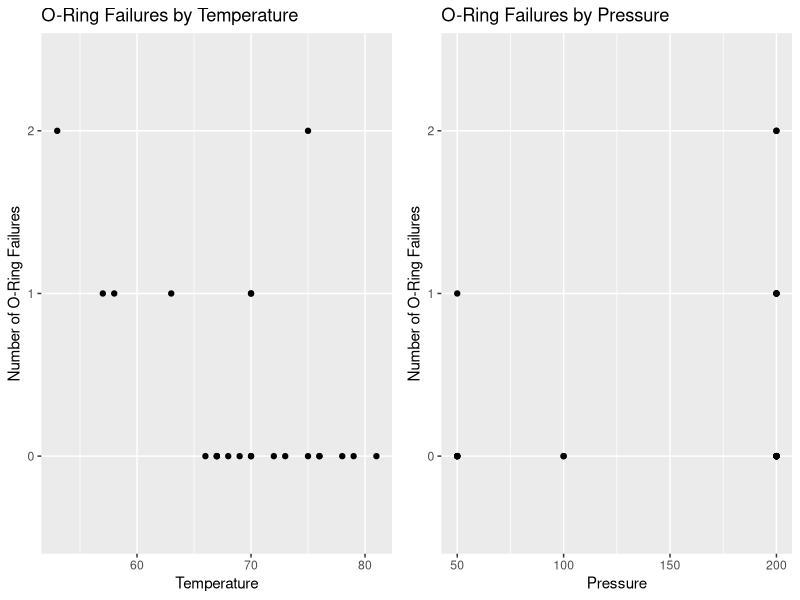
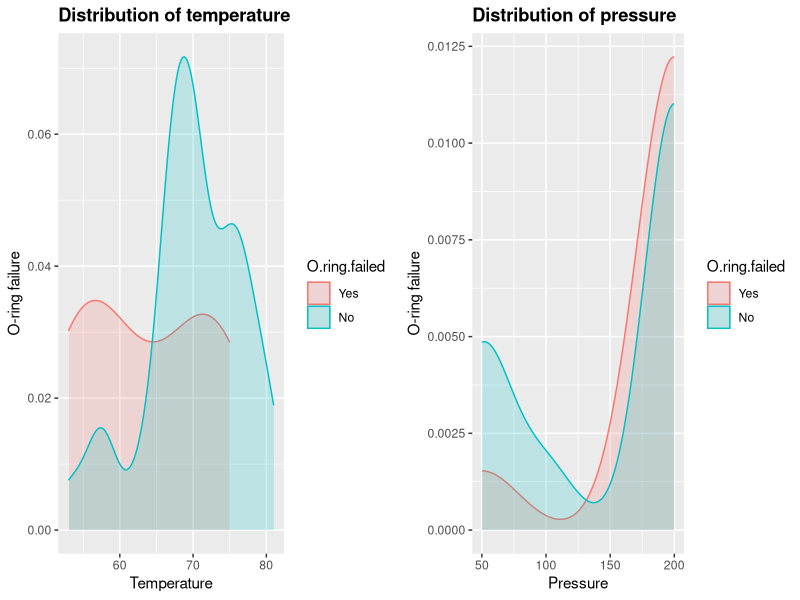
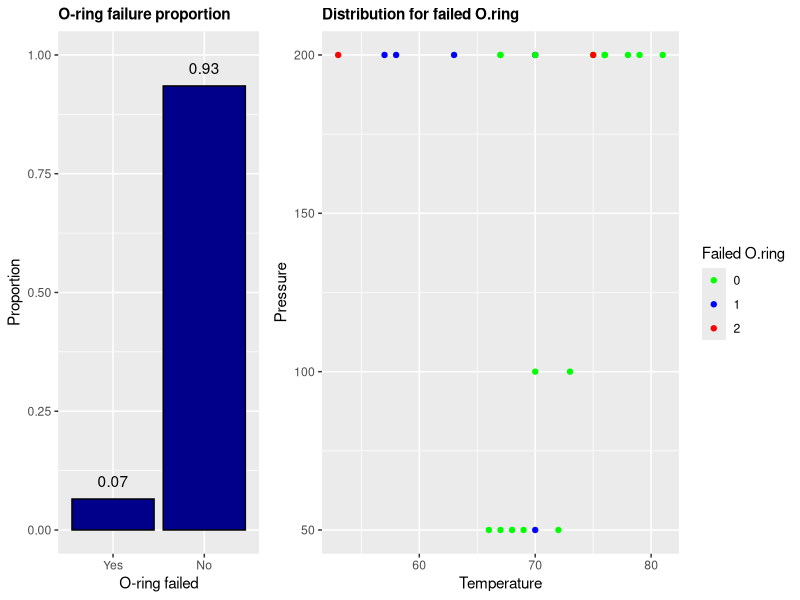
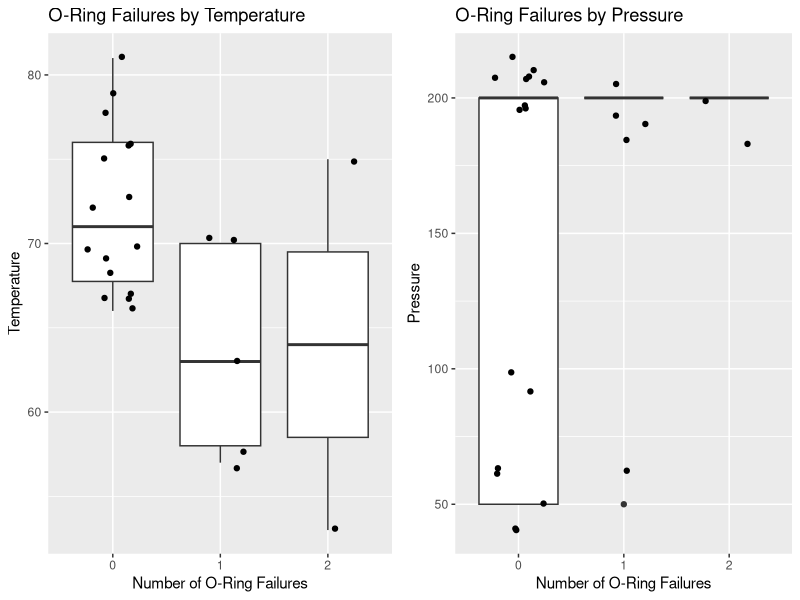
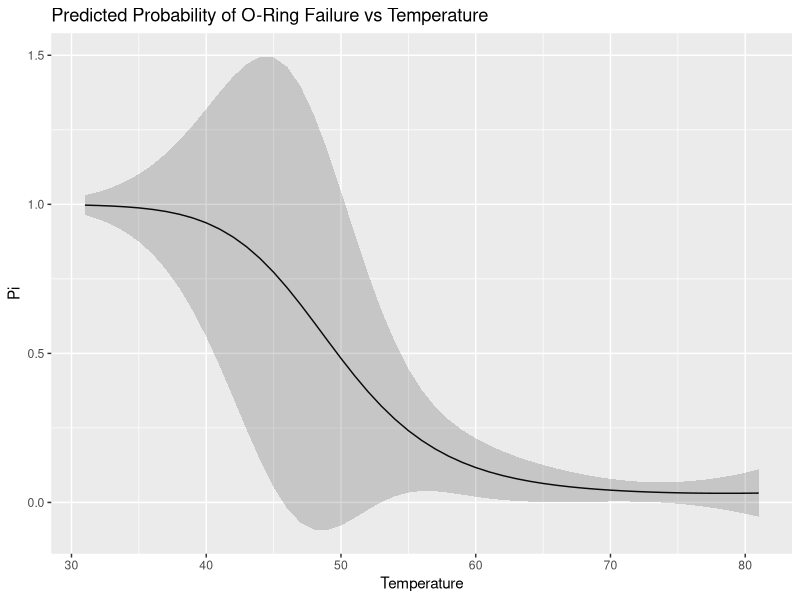
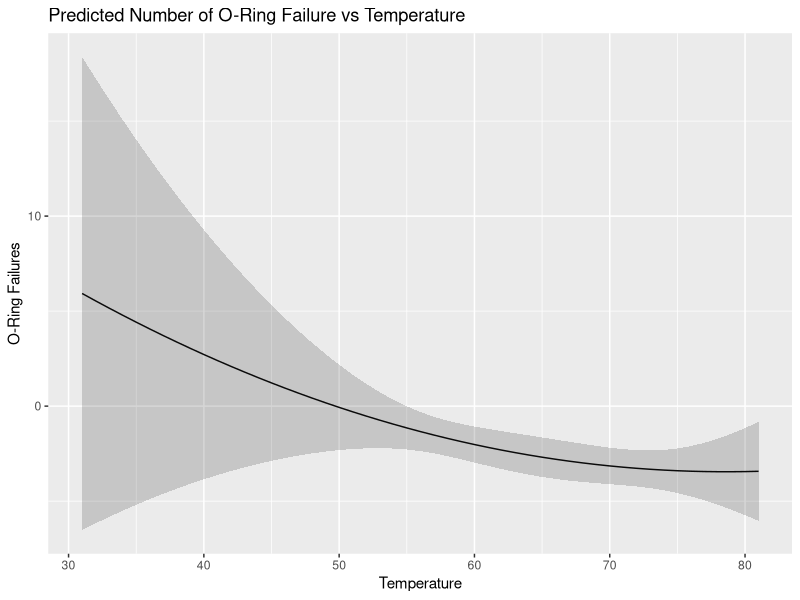
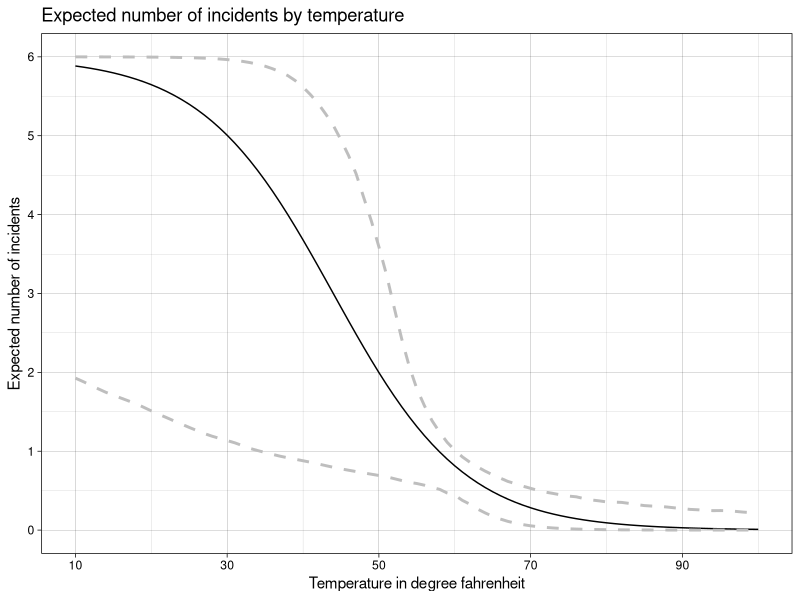

Source code (R) for these figures, in order:
## ---- chunk 1
list.of.packages <- c("tidyverse", "sandwich", "lmtest", "car", "MASS", "nnet")
new.packages <- list.of.packages[!(list.of.packages %in% installed.packages()[,"Package"])]
if(length(new.packages)) install.packages(new.packages)

library(tidyverse)
library(sandwich)
library(lmtest)
library(car)
library(MASS)
library(nnet)
library(gridExtra)
## ---- chunk 2
df <- read_csv('../data/raw/challenger.csv')
## ---- chunk 3
summary(df)
## ---- chunk 4
options(repr.plot.width = 1, repr.plot.height =1)

p1 <- ggplot(df, aes(x = Temp, y = factor(O.ring)), fig(1, 1)) + 
  geom_point() + 
  labs(title = "O-Ring Failures by Temperature") +
  ylab("Number of O-Ring Failures") +
  xlab("Temperature")

p2 <- ggplot(df, aes(x = Pressure, y = factor(O.ring)), fig(1, 1)) + 
  geom_point() + 
  labs(title = "O-Ring Failures by Pressure") +
  ylab("Number of O-Ring Failures") +
  xlab("Pressure")

grid.arrange(p1, p2, nrow = 1, ncol = 2)
## ---- chunk 5
# Flattening the data for density plotting purpose
df2 <- data.frame(Temp = integer(),
                  Pressure = integer(),
                  O.ring.failed = integer())

count <- 0
for(i in 1:nrow(df)) {
  for(j in 1:6) {
    count <- count+1
    df2[count, "Temp"] <- df[i, "Temp"]
    df2[count, "Pressure"] <- df[i, "Pressure"]
    if (j <= as.numeric(df[i, "O.ring"])) {
      df2[count, "O.ring.failed"] <- "Yes"
      df2[count, "color"] <- "#35C1C4"
    } else {
      df2[count, "O.ring.failed"] <- "No"
      df2[count, "color"] <- "#EB675F"
    }
  }
}

df2$O.ring.failed <- factor(df2$O.ring.failed, levels=c("Yes", "No"))
p3 <- df2 %>% 
  ggplot(aes(x = Temp)) +
  geom_density(aes(y = ..density..,color = O.ring.failed, fill = O.ring.failed),
               alpha=0.2, trim = TRUE) +
  ggtitle("Distribution of temperature") + 
  theme(plot.title = element_text(lineheight=1, face="bold")) +
  xlab("Temperature") +
  ylab("O-ring failure")

p4 <- df2 %>% 
  ggplot(aes(x = Pressure)) +
  geom_density(aes(y = ..density..,color = O.ring.failed, fill = O.ring.failed),
               alpha=0.2, trim = TRUE) +
  ggtitle("Distribution of pressure") + 
  theme(plot.title = element_text(lineheight=1, face="bold")) +
  xlab("Pressure") +
  ylab("O-ring failure")

grid.arrange(p3, p4, nrow = 1, ncol = 2)
## ---- chunk 6
# Plotting admission ratio
p5 <- df2 %>%
  ggplot(aes(x=O.ring.failed, y = ..prop.., group = 1)) + 
  geom_bar(fill = 'DarkBlue', color = 'black') +
  geom_text(stat='count', aes(label=round(..prop.., 2)), vjust=-1) + 
  ggtitle("O-ring failure proportion") + 
  theme(plot.title = element_text(size=11, lineheight=1, face="bold")) +
  xlab("O-ring failed") +
  ylab("Proportion") +
  ylim(0,1)

# Plotting failure ratios
p6 <- df %>%
  ggplot(aes(Temp, Pressure, colour = factor(O.ring))) +
  geom_point() +
  ggtitle("Distribution for failed O.ring") + 
  theme(plot.title = element_text(size=11, lineheight=1, face="bold")) +
  xlab("Temperature") +
  ylab("Pressure") +
  scale_colour_manual(name = 'Failed O.ring', guide = 'legend',
                      values = c('0' = 'green', '1' = 'blue', '2' = 'red'),
                      labels = c('0', '1', '2'))

grid.arrange(p5, p6, nrow = 1, ncol = 2, widths = c(1,2))
## ---- chunk 7
p7 <- ggplot(df, aes(x = factor(O.ring), y = Temp, group = O.ring)) + 
  geom_boxplot() +
  labs(title = "O-Ring Failures by Temperature") +
  geom_jitter(width = 0.25) +
  ylab("Temperature") +
  xlab("Number of O-Ring Failures")

p8 <- ggplot(df, aes(x = factor(O.ring), y = Pressure, group = O.ring)) + 
  geom_boxplot() +
  labs(title = "O-Ring Failures by Pressure") +
  geom_jitter(width = 0.25) +
  ylab("Pressure") +
  xlab("Number of O-Ring Failures")

grid.arrange(p7, p8, nrow = 1, ncol = 2)
## ---- chunk 8
model_1 <- glm(formula = O.ring / 6 ~ Temp + Pressure, data = df,
               family = 'binomial', weights = Number)

Anova(model_1, test = 'LR')
## ---- chunk 9
# 1. Estimate the logistic regression model.
model_2 <- glm(formula = O.ring / 6 ~ Temp, data = df, family = 'binomial',
               weights = Number)
summary(model_2)
## ---- chunk 10
# 2. Determine if a quadratic term is needed in the model for the temperature in
#    this model.
model_3 <- glm(formula = O.ring / 6 ~ Temp + I(Temp ^ 2), data = df,
               family = 'binomial', weights = Number)

Anova(model_3)
## ---- chunk 11
# Pi vs Temp plot.
res <- data.frame(Temp = 31:81)
pred_prob <- predict(model_3, res, type="response", se = TRUE)
res['pi_hat'] <- pred_prob$fit
res['lower'] <- pred_prob$fit - qnorm(1 - 0.05 / 2) * pred_prob$se.fit
res['upper'] <- pred_prob$fit + qnorm(1 - 0.05 / 2) * pred_prob$se.fit

ggplot(res, aes(x = Temp, y = pi_hat)) + 
  geom_line() +
  geom_ribbon(aes(ymin = lower, ymax = upper), alpha = 0.2) + 
  labs(title = "Predicted Probability of O-Ring Failure vs Temperature") +
  ylab("Pi") +
  xlab("Temperature")
## ---- chunk 12
# Expected number of failures vs Temp plot.
pred <- predict(model_3, res, se = TRUE)
res['pred_failures'] <- pred$fit
res['failures_lower'] <- pred$fit - qnorm(1 - 0.05 / 2) * pred$se.fit
res['failures_upper'] <- pred$fit + qnorm(1 - 0.05 / 2) * pred$se.fit

ggplot(res, aes(x = Temp, y = pred_failures)) + 
  geom_line() + 
  geom_ribbon(aes(ymin = failures_lower, ymax = failures_upper), alpha = 0.2) + 
  labs(title = "Predicted Number of O-Ring Failure vs Temperature") +
  ylab("O-Ring Failures") +
  xlab("Temperature")
## ---- chunk 13
incidents.estimator <- function(b, seed=42, number=6) {
  # To ensure that the simulations can be reproduced exactly
  set.seed(seed)
  n <- 23 # Resampled size
  estimation <- array(data = NA, dim=c(91, b))
  
  # Performing re-sampling repeatedly "b" times
  for(i in 1:b) {
    samples <- sample(x = 1:n, size = n, replace = TRUE)
    model   <- glm(formula = O.ring / Number ~ Temp, data = df[samples,],
                   weights = Number, family = 'binomial')
    # Performing prediction for 10-100° Fahrenheit using each fitted model 
    for(t in 10:100) {
      p <- predict(object = model, newdata = data.frame(Temp = t),
                   type = "response")
      estimation[t-9, i] <- p
    }
  }

  # Fitting a model with the original data for prediction
  model <- glm(formula = O.ring/6 ~ Temp, data = df,
               weights = Number, family = 'binomial')
  # Estimating Expected number of incidents along with 90% CI
  incidents <- data.frame(Temperature = integer(),
                          Incidents = double(),
                          CI.Upper = double(),
                          CI.Lower = double())
  for(t in 10:100) {
    i <- t-9 # Index to locate data in the data.frame
    p <- predict(object = model, newdata = data.frame(Temp = t),
                 type = "response")
    # Getting the 90% CI and multiply by 6 to get estimation for a single flight
    ci <- quantile(estimation[i,], probs = c(0.05, 0.95), names=FALSE)
    incidents[i, 1] <- t
    incidents[i, 2] <- p*number
    incidents[i, 3] <- ci[1]*number
    incidents[i, 4] <- ci[2]*number
  }

  incidents
}

# Performing predictions for 10°-100° temperature and plotting the result
predicted.incidents <- incidents.estimator(1000)

ggplot(predicted.incidents, aes(x=Temperature)) + 
  geom_line(aes(y = Incidents)) + 
  geom_line(aes(y = CI.Upper), color = "gray", linetype="dashed", size = 1) + 
  geom_line(aes(y = CI.Lower), color = "gray", linetype="dashed", size = 1) +
  scale_y_continuous(breaks = seq(0, 6, by = 1)) +
  scale_x_continuous(breaks = seq(10, 100, by = 20)) +
  labs(title = "Expected number of incidents by temperature") +
  xlab("Temperature in degree fahrenheit") +
  ylab("Expected number of incidents") +
  theme_linedraw()
